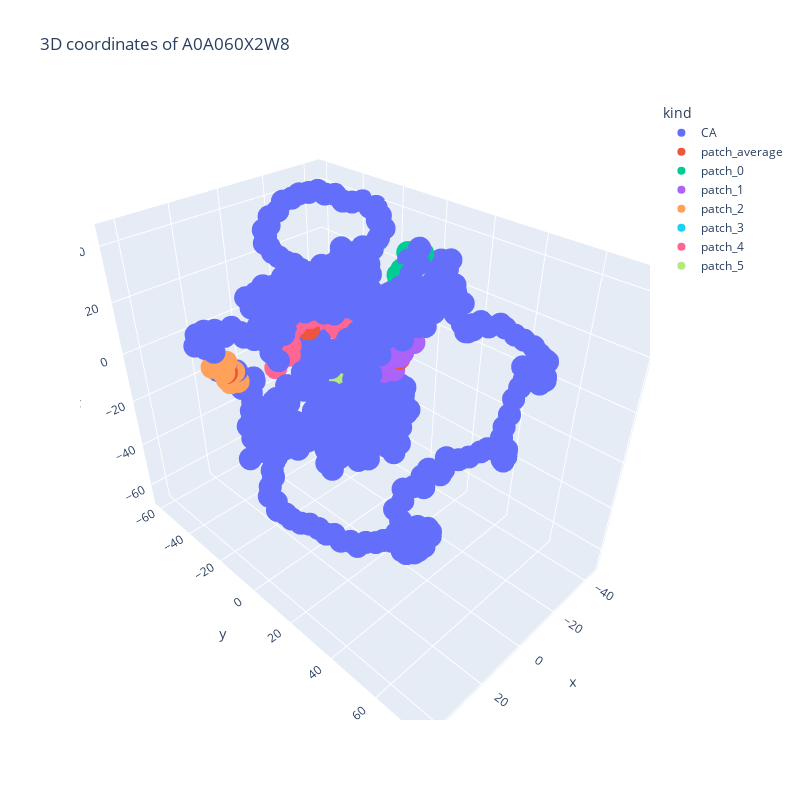

Notebook code cell kept with this figure:
### Code cell
fig = px.scatter_3d(
    coordinates_df,
    x='x',
    y='y',
    z='z',
    title=f'3D coordinates of {uniprot_name}',
    width=800,
    height=800,
    color='kind',
)
fig.show()

### Figure 1 — Plotly figure (JSON) as saved in the notebook; plotly's stock layout.template omitted (floating-point values rounded to 4 significant figures; data arrays with more than 128 entries replaced by an {"elided": "..."} marker saying what was removed)
{"data": [{"hovertemplate": "kind=CA<br>x=%{x}<br>y=%{y}<br>z=%{z}<extra></extra>", "legendgroup": "CA", "marker": {"color": "#636efa", "symbol": "circle"}, "mode": "markers", "name": "CA", "scene": "scene", "showlegend": true, "type": "scatter3d", "x": {"elided": "655 float values"}, "y": {"elided": "655 float values"}, "z": {"elided": "655 float values"}}, {"hovertemplate": "kind=patch_average<br>x=%{x}<br>y=%{y}<br>z=%{z}<extra></extra>", "legendgroup": "patch_average", "marker": {"color": "#EF553B", "symbol": "circle"}, "mode": "markers", "name": "patch_average", "scene": "scene", "showlegend": true, "type": "scatter3d", "x": [-11.95, 2.763, 22.76, 30.5, 2.929, 5.332], "y": [14.55, 25.51, -37.77, 7.365, -15.5, -2.607], "z": [34.38, 18.01, -6.403, 8.91, 12.1, -4.743]}, {"hovertemplate": "kind=patch_0<br>x=%{x}<br>y=%{y}<br>z=%{z}<extra></extra>", "legendgroup": "patch_0", "marker": {"color": "#00cc96", "symbol": "circle"}, "mode": "markers", "name": "patch_0", "scene": "scene", "showlegend": true, "type": "scatter3d", "x": [-8.663, -13.51, -13.91, -19.39, -20.03, -15.08, -15.31, -10.37, -6.001, -5.849, -3.341], "y": [13.96, 15.48, 15.68, 16.5, 13.59, 11.82, 13.44, 13.8, 16.33, 16.3, 13.17], "z": [28.31, 27.29, 31.12, 30.41, 41.02, 42.27, 38.78, 38.78, 39.32, 35.48, 25.36]}, {"hovertemplate": "kind=patch_1<br>x=%{x}<br>y=%{y}<br>z=%{z}<extra></extra>", "legendgroup": "patch_1", "marker": {"color": "#ab63fa", "symbol": "circle"}, "mode": "markers", "name": "patch_1", "scene": "scene", "showlegend": true, "type": "scatter3d", "x": [8.186, 4.481, 3.252, -0.07, -2.035], "y": [24.72, 25.12, 26.2, 24.43, 27.08], "z": [15.57, 14.59, 19.25, 18.4, 22.22]}, {"hovertemplate": "kind=patch_2<br>x=%{x}<br>y=%{y}<br>z=%{z}<extra></extra>", "legendgroup": "patch_2", "marker": {"color": "#FFA15A", "symbol": "circle"}, "mode": "markers", "name": "patch_2", "scene": "scene", "showlegend": true, "type": "scatter3d", "x": [18.78, 17.79, 21.99, 20.02, 24.79, 23.02, 28.47, 27.2], "y": [-42.01, -38.67, -38.96, -37.38, -36.33, -36.87, -37.31, -34.64], "z": [-14.42, -12.78, -10.02, -7.096, -4.942, -1.557, -1.456, 1.046]}, {"hovertemplate": "kind=patch_3<br>x=%{x}<br>y=%{y}<br>z=%{z}<extra></extra>", "legendgroup": "patch_3", "marker": {"color": "#19d3f3", "symbol": "circle"}, "mode": "markers", "name": "patch_3", "scene": "scene", "showlegend": true, "type": "scatter3d", "x": [30.5], "y": [7.365], "z": [8.91]}, {"hovertemplate": "kind=patch_4<br>x=%{x}<br>y=%{y}<br>z=%{z}<extra></extra>", "legendgroup": "patch_4", "marker": {"color": "#FF6692", "symbol": "circle"}, "mode": "markers", "name": "patch_4", "scene": "scene", "showlegend": true, "type": "scatter3d", "x": [0.283, -7.209, -8.053, -4.767, 0.906, -1.763, 1.517, 8.07, -3.275, 14.39, 17.57, 10.8, 7.762, 10.46, 1.401, 6.046, -4.337], "y": [-20.65, -21.99, -11.79, -16.49, -26.04, -7.447, -16.24, -16.06, -4.295, -17.9, -15.81, -16.82, -12.81, -16.51, -11.85, -19.23, -11.49], "z": [14.15, 9.425, 8.735, 15.5, 13.65, 15.41, 15.45, 15.23, 13.77, 3.72, 3.063, 4.576, 19.41, 8.418, 18.01, 12.22, 15.0]}, {"hovertemplate": "kind=patch_5<br>x=%{x}<br>y=%{y}<br>z=%{z}<extra></extra>", "legendgroup": "patch_5", "marker": {"color": "#B6E880", "symbol": "circle"}, "mode": "markers", "name": "patch_5", "scene": "scene", "showlegend": true, "type": "scatter3d", "x": [2.452, 7.807, 7.377, 7.093, 7.255, 0.009], "y": [-0.705, -8.536, -3.287, 0.248, 1.804, -5.164], "z": [-9.851, -4.105, -0.505, -1.977, -5.482, -6.537]}], "layout": {"height": 800, "legend": {"title": {"text": "kind"}, "tracegroupgap": 0}, "scene": {"domain": {"x": [0, 1], "y": [0, 1]}, "xaxis": {"title": {"text": "x"}}, "yaxis": {"title": {"text": "y"}}, "zaxis": {"title": {"text": "z"}}}, "title": {"text": "3D coordinates of A0A060X2W8"}, "width": 800}}
